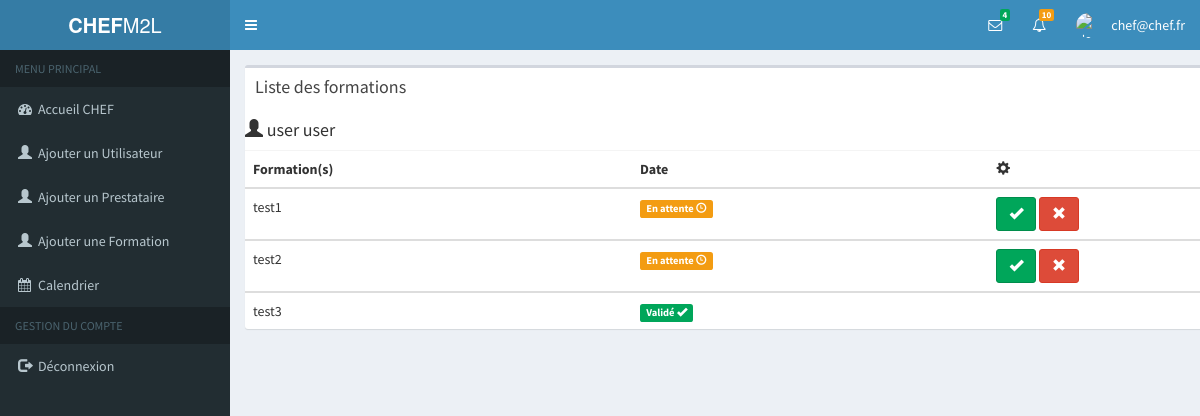
The app's page /M2L/formationUser?id=3 (signed in), older data.
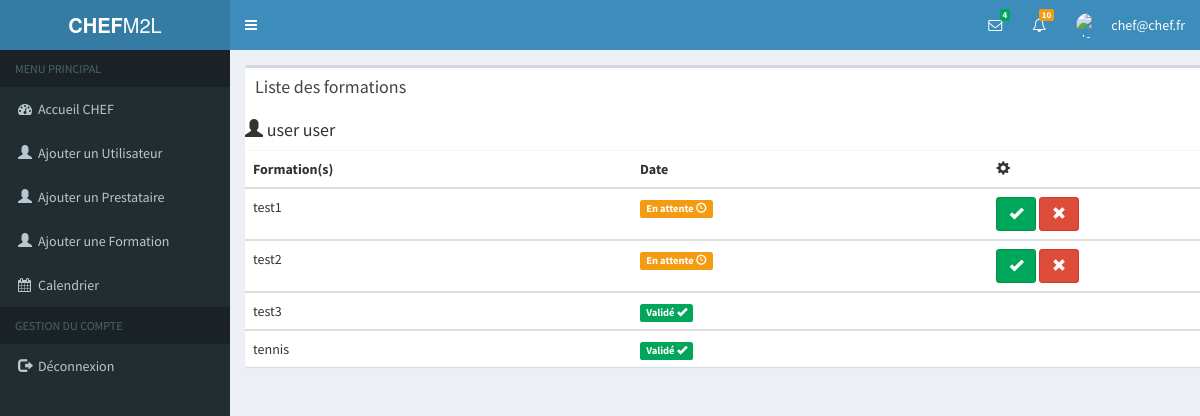
The same page, newer data.
### tables this page shows
CREATE TABLE `suivre` (
  `etat` varchar(25) DEFAULT NULL,
  `id_s` int(11) NOT NULL,
  `id_f` int(11) NOT NULL
);

CREATE TABLE `formation` (
  `id_f` int(11) NOT NULL,
  `libelle` varchar(25) DEFAULT NULL,
  `contenu` varchar(255) DEFAULT NULL,
  `date_d` date NOT NULL,
  `date_f` date NOT NULL,
  `NbJour` int(2) DEFAULT NULL,
  `id_p` int(11) DEFAULT NULL,
  `id_a` int(11) NOT NULL
);

### M2L/Models/formationUser.php (called while the page is built, shortened)
<?php
function getFormationsUser($id)
{
		global $bdd;
       	$reponse = $bdd->prepare('SELECT formation.id_f ,salarie.id_s, salarie.nom, salarie.prenom, formation.libelle, suivre.etat
			from suivre, salarie, formation
			where salarie.id_s = suivre.id_s
			and formation.id_f = suivre.id_f
			and salarie.id_s =:id');
        $reponse->bindValue(':id', $id,PDO::PARAM_STR);
        $reponse->execute();
        while($data = $reponse->fetchAll())
        {
            return $data;
        }
}
?>

### M2L/Views/formationUser.php (the view)
<div class="container">
    <div class="row">
        <div class="col-xs-12">
            <div class="box">
                <div class="box-header">
                    <h3 class="box-title"> Liste des formations</h3>
                </div>
                <div class="box-body table-responsive no-padding">
                    <table class="table table-hover">
                        <tr>
                            <th>Formation(s)</th>
                            <th>Date</th>
                            <th><i class="glyphicon glyphicon-cog"></th>
                        </tr>
                        <?php
                        if (sizeof($listeFormation) > 0) {
                            echo('<h4><i class="glyphicon glyphicon-user"></i> ' . " " . $listeFormation[0]['nom'] . " " . $listeFormation[0]['prenom'] . '</h4>');
                            foreach ($listeFormation as $key => $value) {
                                $form = "";
                                if($value['etat'] == "Validé")
                                 {
                                     $etat = '<span class="label label-success">'.$value['etat'].' <i class="glyphicon glyphicon-ok"></i></span>';
                                 }
                                 elseif($value['etat'] == "Refusé")
                                 {
                                    $etat = '<span class="label label-danger">'.$value['etat'].' <i class="glyphicon glyphicon-remove"></i></span>';
                                 }
                                 else
                                 {
                                    $etat = '<span class="label label-warning">'.$value['etat'].' <i class="glyphicon glyphicon-time"></i></span>';
                                    $form = '<form method="post">
                                            <button type="submit" class="btn btn-success" name="Valide" ><span class="glyphicon glyphicon-ok" aria-hidden="true"></span></button>
                                            <button type="submit" class="btn btn-danger" name="Refuse" ><span class="glyphicon glyphicon-remove" aria-hidden="true"></span></button>
                                            <input name="idForm" type="hidden" value="'.$value['id_f'].'" >
                                                </form>';
                                 }
                                echo '
                                        <tbody>
                                            <tr>
                                                <td>'.$value["libelle"].'</td>
                                                <td>
                                                '.$etat.'
                                                </td>
                                                <td>
                                                '.$form.'
                                                </td>
                                            </tr>
                                        </tbody>';
                            }
                      }
                      else{
                        echo '
                                        <tbody>
                                            <tr>
                                                <td>Aucune formation</td></tr></tbody>';
                        }
                        ?>
                    </table>
                </div>
            </div>
        </div>
    </div>
</div>

Row changes from the older to the newer data that the page shows:
added suivre: id_f.libelle "tennis", etat "Validé"
